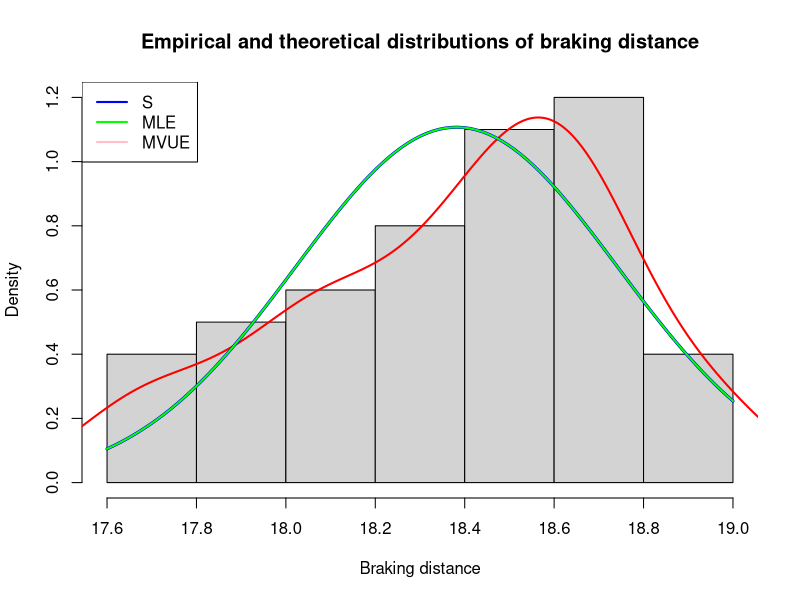

The R script that drew this image:
brakes <- read.table("brakes.txt", dec = ",")
brakes

brakehist <- brakes$V1
brakehist
hist(brakehist, 
     main = "Empirical and theoretical distributions of braking distance",
     xlab = "Braking distance",
     ylab = "Density",
     probability = TRUE)

sd(brakehist)

lines(density(brakes$V1), col = "red", lwd = 2)
(mu_est <- mean(brakes$V1))
(sigma_est <- sd(brakes$V1))
curve(dnorm(x, mu_est, sigma_est), 
      add = TRUE, col = "blue", lwd = 3)
curve(dnorm(x, mu_est, sigma_est), 
      add = TRUE, col = "green", lwd = 2)

legend("topleft", legend = c("S", "MLE", "MVUE"), col = c("blue", "green", "pink"), lwd = 2)